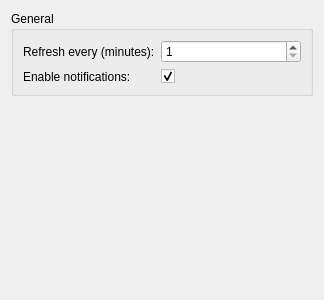
<?xml version="1.0" encoding="UTF-8"?>
<ui version="4.0">
 <class>Dialog</class>
 <widget class="QDialog" name="Dialog">
  <property name="geometry">
   <rect>
    <x>0</x>
    <y>0</y>
    <width>324</width>
    <height>300</height>
   </rect>
  </property>
  <property name="windowTitle">
   <string>Dialog</string>
  </property>
  <layout class="QGridLayout" name="gridLayout">
   <item row="1" column="0">
    <widget class="QGroupBox" name="groupGeneral">
     <property name="title">
      <string>General</string>
     </property>
     <layout class="QGridLayout" name="gridLayout_5">
      <item row="0" column="0">
       <layout class="QGridLayout" name="gridLayout_4">
        <item row="1" column="2">
         <widget class="QSpinBox" name="kcfg_refreshevery">
          <property name="sizePolicy">
           <sizepolicy hsizetype="MinimumExpanding" vsizetype="Fixed">
            <horstretch>0</horstretch>
            <verstretch>0</verstretch>
           </sizepolicy>
          </property>
          <property name="toolTip">
           <string>Refresh data every X minutes</string>
          </property>
          <property name="minimum">
           <number>1</number>
          </property>
          <property name="maximum">
           <number>180</number>
          </property>
         </widget>
        </item>
        <item row="1" column="0">
         <widget class="QLabel" name="lblRefreshevery">
          <property name="text">
           <string>Refresh every (minutes):</string>
          </property>
         </widget>
        </item>
        <item row="2" column="2">
         <widget class="QCheckBox" name="kcfg_enablenotifications">
          <property name="toolTip">
           <string>Display a notification in case of new release of a favorite distribution</string>
          </property>
          <property name="statusTip">
           <string notr="true"/>
          </property>
          <property name="text">
           <string/>
          </property>
          <property name="checked">
           <bool>true</bool>
          </property>
         </widget>
        </item>
        <item row="2" column="0">
         <widget class="QLabel" name="label">
          <property name="text">
           <string>Enable notifications:</string>
          </property>
         </widget>
        </item>
       </layout>
      </item>
     </layout>
    </widget>
   </item>
   <item row="0" column="0">
    <layout class="QVBoxLayout" name="verticalLayout"/>
   </item>
   <item row="3" column="0">
    <spacer name="verticalSpacer">
     <property name="orientation">
      <enum>Qt::Vertical</enum>
     </property>
     <property name="sizeHint" stdset="0">
      <size>
       <width>20</width>
       <height>40</height>
      </size>
     </property>
    </spacer>
   </item>
  </layout>
 </widget>
 <tabstops>
  <tabstop>kcfg_refreshevery</tabstop>
 </tabstops>
 <resources/>
 <connections/>
</ui>
